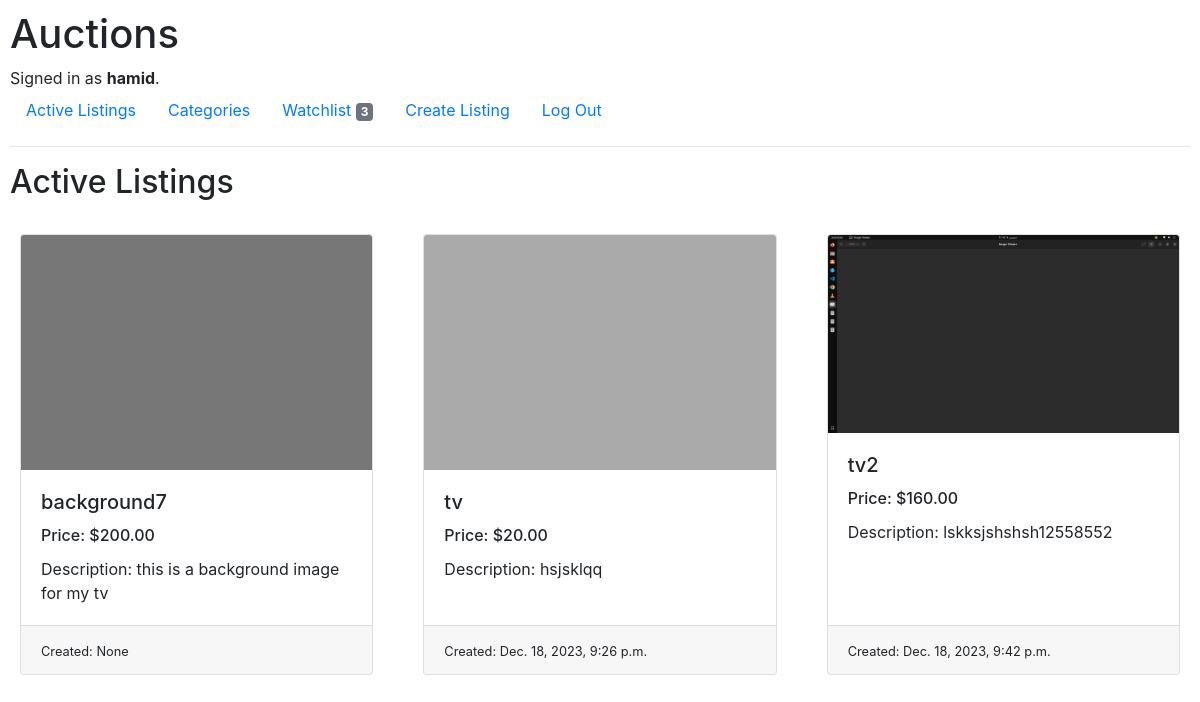
The page / (signed in) on the database as committed earlier.
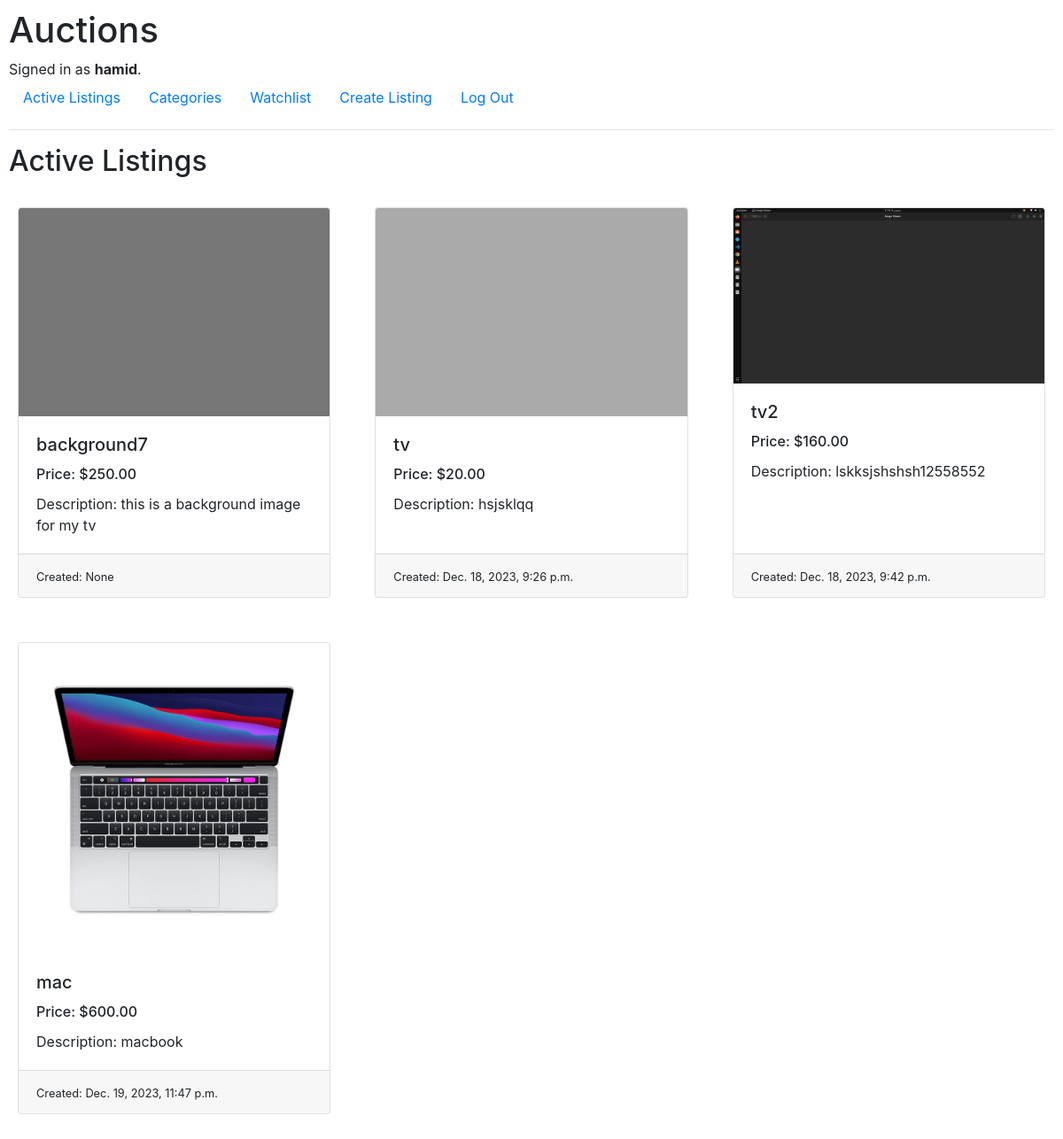
The same page on the database as committed later.
### auctions/models.py (models this page shows)
class User(AbstractUser):
    pass

class Listing(models.Model):
    product_image = models.ImageField(upload_to='files/images', blank=True, null=True)
    product_name = models.CharField(max_length=200, blank=True, null=True)
    product_categorie = models.ForeignKey(Categorie, blank=True, null=True, on_delete=models.CASCADE)
    description = models.CharField(max_length=255, blank=True, null=True)
    price = models.DecimalField(max_digits=10, decimal_places=2)
    date_created = models.DateTimeField(blank=True, null=True)
    seller = models.ForeignKey(User, on_delete=models.CASCADE, blank=True, null=True, related_name='seller')
    winner = models.ForeignKey(User, on_delete=models.CASCADE, blank=True, null=True, related_name='winner')

### auctions/views.py (the view)
# urls.py: path("", views.index, name="index"),
def index(request):
    if request.user.is_authenticated:
        count = Count_W(request)
        return render(request, "auctions/index.html", {
            "count":count,
            "listings": Listing.objects.all()
        })
    return render(request, "auctions/index.html", {
            "listings": Listing.objects.all()
        })

### auctions/views.py (called while the page is built)
def Count_W(r):
    count_w = Watchlist.objects.filter(user = r.user).count()
    return count_w

### auctions/templates/auctions/index.html
{% extends "auctions/layout.html" %}
{% block body %}
    <h2>Active Listings</h2>
    <div class="row row-cols-1 row-cols-md-3 g-4">
        {% for listing in listings %}
        {% if listing.winner == None%}
            <div class="col" id="col" style="padding: 25px;" onclick="location.href='{{listing.id}}'">
                <div class="card h-100">
                    <img src="{{ listing.product_image}}" class="card-img-top" alt="No image listed">
                    <div class="card-body">
                        <h5 class="card-title">{{ listing.product_name }}</h5>
                        <h6 class="card-title">Price: ${{ listing.price }}</h6>
                        <p class="card-text">Description: {{ listing.description }}</p>
                    </div>
                    <div class="card-footer">
                        <small class="text-body-secondary">Created: {{ listing.date_created }}</small>
                    </div>
                </div>
            </div>
            {% endif %}
        {% endfor %}
    </div>
{% endblock %}

### auctions/templates/auctions/layout.html (shortened to what this page needs)
{% load static %}
<!DOCTYPE html>
<html lang="en">
    <head>
        <link rel="stylesheet" href="https://stackpath.bootstrapcdn.com/bootstrap/4.4.1/css/bootstrap.min.css">
        <link href="{% static 'auctions/styles.css' %}" rel="stylesheet">
    </head>
    <body>
        <h1>Auctions</h1>
        <div>
            {% if user.is_authenticated %}
                Signed in as <strong>{{ user.username }}</strong>.
            {% else %}
                Not signed in.
            {% endif %}
        </div>
        <ul class="nav">
            <li class="nav-item">
                <a class="nav-link" href="{% url 'index' %}">Active Listings</a>
            </li>
            <li class="nav-item">
                <a class="nav-link" href="{% url 'categories' %}">Categories</a>
            </li>
            {% if user.is_authenticated %}
                <li class="nav-item">
                    <a class="nav-link" href="{% url 'watchlist_page' %}">Watchlist{% if count != 0 %}
                        <span class="badge bg-secondary" style="color:white;">
                        {{count}}
                        </span>
                        {% endif %}</a>
                </li>
                <li class="nav-item">
                    <a class="nav-link" href="{% url 'create' %}">Create Listing</a>
                </li>
                <li class="nav-item">
                    <a class="nav-link" href="{% url 'logout' %}">Log Out</a>
                </li>
            {% endif %}
        </ul>
        <hr>
        {% block body %}
        {% endblock %}
    </body>
</html>

### auctions/static/auctions/styles.css (style rules this page uses)
body { padding: 10px; }

Rows that differ between the two databases and show on the page:
changed Listing "background7": price "200.00" → "250.00"
added Listing: product_image (picture), product_name "mac", price "600.00", description "macbook", date_created "Dec. 19, 2023, 11:47 p.m."
Other text that changed with them:
{{ count }}: "3" → (not shown)
